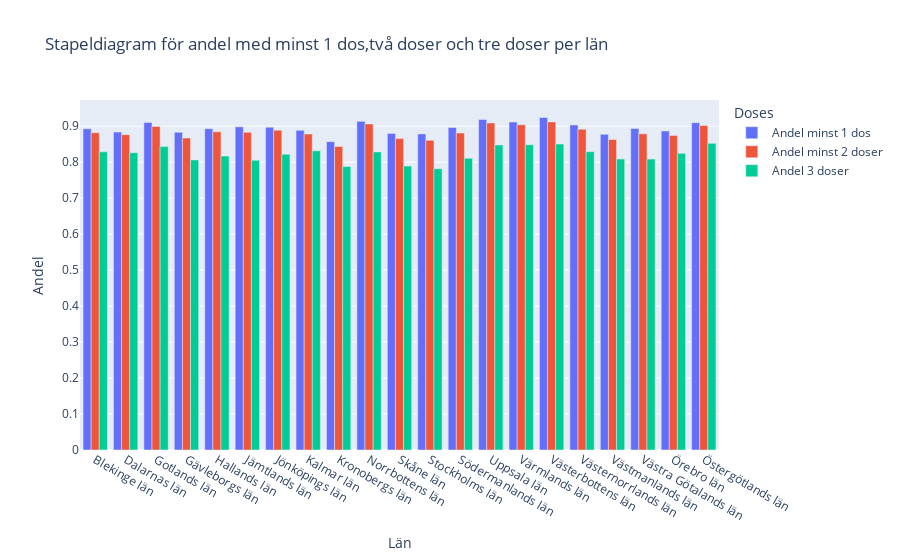

The notebook cell saved with this chart:
### Code cell
fig = px.bar(
    data_frame=df,
    x="Län_namn",
    y=[
        "Andel minst 1 dos",
        "Andel minst 2 doser",
        "Andel 3 doser"
    ],
    labels={"Län_namn": "Län", "value":"Andel", "variable":"Doses"},
    title="Stapeldiagram för andel med minst 1 dos,två doser och tre doser per län",
    barmode="group",
)
fig.show()
#fig.write_html("uppgift 2f(a).html", auto_open = True)

### Figure 1 — Plotly figure (JSON) as saved in the notebook; plotly's stock layout.template omitted (floating-point values rounded to 4 significant figures)
{"data": [{"alignmentgroup": "True", "hovertemplate": "Doses=Andel minst 1 dos<br>Län=%{x}<br>Andel=%{y}<extra></extra>", "legendgroup": "Andel minst 1 dos", "marker": {"color": "#636efa", "pattern": {"shape": ""}}, "name": "Andel minst 1 dos", "offsetgroup": "Andel minst 1 dos", "orientation": "v", "showlegend": true, "textposition": "auto", "type": "bar", "x": ["Blekinge län", "Dalarnas län", "Gotlands län", "Gävleborgs län", "Hallands län", "Jämtlands län", "Jönköpings län", "Kalmar län", "Kronobergs län", "Norrbottens län", "Skåne län", "Stockholms län", "Södermanlands län", "Uppsala län", "Värmlands län", "Västerbottens län", "Västernorrlands län", "Västmanlands län", "Västra Götalands län", "Örebro län", "Östergötlands län"], "xaxis": "x", "y": [0.893, 0.8836, 0.9106, 0.8833, 0.8931, 0.8982, 0.8973, 0.8885, 0.8571, 0.9135, 0.8801, 0.8787, 0.8966, 0.9187, 0.9117, 0.9242, 0.9035, 0.8775, 0.8937, 0.887, 0.91], "yaxis": "y"}, {"alignmentgroup": "True", "hovertemplate": "Doses=Andel minst 2 doser<br>Län=%{x}<br>Andel=%{y}<extra></extra>", "legendgroup": "Andel minst 2 doser", "marker": {"color": "#EF553B", "pattern": {"shape": ""}}, "name": "Andel minst 2 doser", "offsetgroup": "Andel minst 2 doser", "orientation": "v", "showlegend": true, "textposition": "auto", "type": "bar", "x": ["Blekinge län", "Dalarnas län", "Gotlands län", "Gävleborgs län", "Hallands län", "Jämtlands län", "Jönköpings län", "Kalmar län", "Kronobergs län", "Norrbottens län", "Skåne län", "Stockholms län", "Södermanlands län", "Uppsala län", "Värmlands län", "Västerbottens län", "Västernorrlands län", "Västmanlands län", "Västra Götalands län", "Örebro län", "Östergötlands län"], "xaxis": "x", "y": [0.8821, 0.8766, 0.8995, 0.8673, 0.8846, 0.8829, 0.889, 0.8784, 0.8435, 0.9062, 0.8656, 0.8608, 0.881, 0.909, 0.904, 0.912, 0.8916, 0.8631, 0.8787, 0.874, 0.902], "yaxis": "y"}, {"alignmentgroup": "True", "hovertemplate": "Doses=Andel 3 doser<br>Län=%{x}<br>Andel=%{y}<extra></extra>", "legendgroup": "Andel 3 doser", "marker": {"color": "#00cc96", "pattern": {"shape": ""}}, "name": "Andel 3 doser", "offsetgroup": "Andel 3 doser", "orientation": "v", "showlegend": true, "textposition": "auto", "type": "bar", "x": ["Blekinge län", "Dalarnas län", "Gotlands län", "Gävleborgs län", "Hallands län", "Jämtlands län", "Jönköpings län", "Kalmar län", "Kronobergs län", "Norrbottens län", "Skåne län", "Stockholms län", "Södermanlands län", "Uppsala län", "Värmlands län", "Västerbottens län", "Västernorrlands län", "Västmanlands län", "Västra Götalands län", "Örebro län", "Östergötlands län"], "xaxis": "x", "y": [0.8287, 0.8263, 0.8433, 0.8064, 0.8169, 0.8056, 0.8221, 0.8317, 0.7881, 0.8286, 0.7892, 0.7818, 0.8107, 0.8479, 0.8486, 0.8505, 0.8292, 0.8088, 0.8086, 0.8246, 0.8524], "yaxis": "y"}], "layout": {"barmode": "group", "legend": {"title": {"text": "Doses"}, "tracegroupgap": 0}, "title": {"text": "Stapeldiagram för andel med minst 1 dos,två doser och tre doser per län"}, "xaxis": {"anchor": "y", "domain": [0, 1], "title": {"text": "Län"}}, "yaxis": {"anchor": "x", "domain": [0, 1], "title": {"text": "Andel"}}}}
